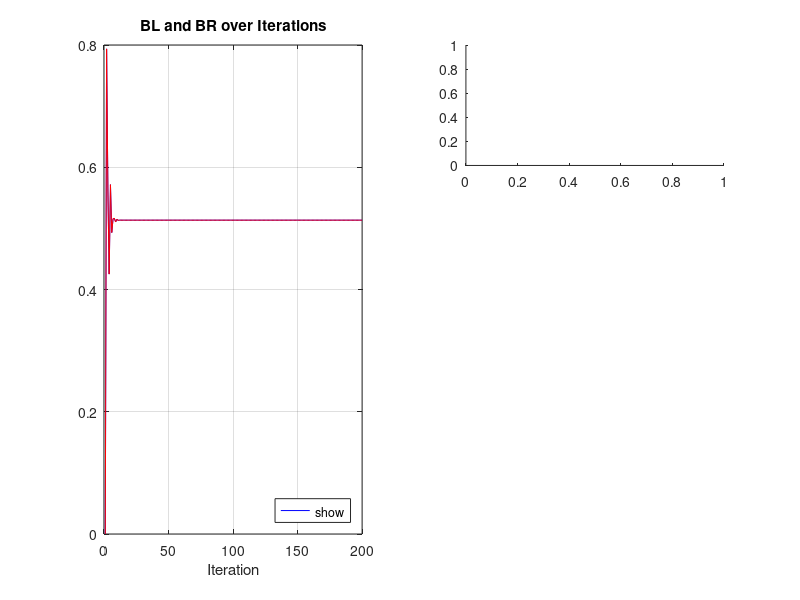

Write the MATLAB code that produced this figure. (Note: this script raises an error after producing the figure.)
path = 'output/feedback/20250611_Basic_System_Symmary/10';

iterations = 200;
alphaB = 0.36;
betaB = 1;
gammaB = 5;
zetaB = 0.9;
lambdaB = 5;
xiB = 0;

alphaG = 0.2;
betaG = 1;
gammaG = 2;
zetaG = 1;

tests = zeros(6, 2, 3);
%               GL Bias      GR Bias
tests(1,:,:) = [0   0   0  ; 0   0   0  ];
tests(2,:,:) = [0.5 0.5 0.5; 0.5 0.5 0.5];
tests(3,:,:) = [0   1   1  ; 0   0   0  ];
tests(4,:,:) = [0   1   1  ; 0   0.5 0.5];
tests(5,:,:) = [0   1   0  ; 0   0   1  ];
tests(6,:,:) = [0   0.5 0.5; 0   0   0.501  ];
tests = tests*0.1;

for test = 1:6
    E = 0;
    GL = 0;
    GR = 0;
    BL = 0;
    BR = 0;

    GLBias = 0;
    GRBias = 0;
    
    BL_vals = zeros(1, iterations);
    BR_vals = zeros(1, iterations);
    E_vals = zeros(1, iterations);
    GL_vals = zeros(1, iterations);
    GR_vals = zeros(1, iterations);
    GLBias_vals = zeros(1, iterations);
    GRBias_vals = zeros(1, iterations);

    for i = 1:iterations
        if i == 2
            E = 1;
            GLBias = tests(test,1,1);
            GRBias = tests(test,2,1);
        elseif i == 10
            GLBias = tests(test,1,2);
            GRBias = tests(test,2,2);
        elseif i == 50
            GLBias = tests(test,1,3);
            GRBias = tests(test,2,3);
        end
        BL_prev = BL;
        BR_prev = BR;
        GL_prev = GL;
        GR_prev = GR;
        % gammaB*BR_prev*(1 + xiB * GR_prev) + ...
        % gammaB*(BR_prev + xiB * GR_prev) + ...
        BL = betaB*E*(1+lambdaB*GL_prev)/( ...
            alphaB + ...
            gammaB*(BR_prev + xiB * GR_prev) + ...
            zetaB*E*(1+lambdaB*GL_prev) ...
        );
        % gammaB*BL_prev*(1 + xiB * GL_prev) + ...
        % gammaB*(BL_prev + xiB * GL_prev) + ...
        BR = betaB*E*(1+lambdaB*GR_prev)/( ...
            alphaB + ...
            gammaB*(BL_prev + xiB * GL_prev) + ...
            zetaB*E*(1+lambdaB*GR_prev) ...
        );

        GL = betaG*(BL+GLBias)/(alphaG + gammaG*GR_prev + zetaG*(BL+GLBias));
        GR = betaG*(BR+GRBias)/(alphaG + gammaG*GL_prev + zetaG*(BR+GRBias));
    
        BL_vals(i) = BL;
        BR_vals(i) = BR;
        E_vals(i) = E;
        GL_vals(i) = GL;
        GR_vals(i) = GR;
        GLBias_vals(i) = GLBias;
        GRBias_vals(i) = GRBias;
    end
    
    figure;
    
    % Left subplot (full height)
    subplot(3,2,[1 3 5]); % spans all three rows in first column
    plot(1:iterations, BL_vals, 'b', 'DisplayName', 'BL');
    hold on;
    plot(1:iterations, BR_vals, 'r', 'DisplayName', 'BR');
    xlabel('Iteration');
    title('BL and BR over Iterations');
    legend('show', 'Location', 'southeast');
    grid on;
    
    % Right subplots (E, GL, GR)
    subplot(3,2,2);
    yyaxis left
    plot(1:iterations, E_vals, 'Color', [0 0.5 0], "DisplayName", "E");
    ylabel("E");
    ylim([0 1.2]);
    ax = gca;
    ax.YColor = [0 0.5 0];
    
    yyaxis right
    plot(1:iterations, GLBias_vals, 'b-', "DisplayName", "GLBias");
    hold on;
    plot(1:iterations, GRBias_vals, 'r-', "DisplayName", "GRBias");
    ylabel("GLBias/GRBias");
    ax = gca;
    ax.YColor = 'k';
    ylim([0, 1.2*max([max(GLBias_vals), max(GRBias_vals), 0.1])]);

    xlabel('Iteration');
    title('E, GLBias and GRBias over Iterations');
    legend('show', 'Location', 'southeast');
    grid on;
    
    subplot(3,2,[4, 6]);
    plot(1:iterations, GL_vals, 'b', 'DisplayName', 'GL');
    hold on;
    plot(1:iterations, GR_vals, 'r', 'DisplayName', 'GR');
    xlabel('Iteration');
    title('GL and GR over Iterations');
    legend('show', 'Location', 'southeast');
    grid on;


    % plot(1:iterations, GL_vals, 'g');
    % xlabel('Iteration');
    % ylabel('GL');lkjlkj;
    % title('GL over Iterations');
    % ylim([0 1.2]);
    % grid on;
    % 
    % subplot(3,2,6);
    % plot(1:iterations, GR_vals, 'b');
    % xlabel('Iteration');
    % ylabel('GR');
    % title('GR over Iterations');
    % ylim([0 1.2]);
    % grid on;
    
    set(gcf, "Position", [100, 100, 1200, 400]);
    
    % Add text box with parameter values
    paramText = sprintf('Parameters:\n\\alpha_B = %.2f\n\\beta_B = %.2f\n\\gamma_B = %.2f\n\\zeta_B = %.2f\n\\lambda_B = %.2f\n\\xi_B = %.2f\n\n\\alpha_G = %.2f\n\\beta_G = %.2f\n\\gamma_G = %.2f\n\\zeta_G = %.2f', ...
                        alphaB, betaB, gammaB, zetaB, lambdaB, xiB, alphaG, betaG, gammaG, zetaG);
    annotation(gcf, 'textbox', [0.01, 0.85, 0.2, 0.1], ...
               'String', paramText, ...
               'FitBoxToText', 'on', ...
               'BackgroundColor', 'white', ...
               'EdgeColor', 'black', ...
               'FontSize', 10);
    
    filename = sprintf('%d_BL_BR.png', test);
    saveas(gcf, fullfile(path, filename));
end

close all;